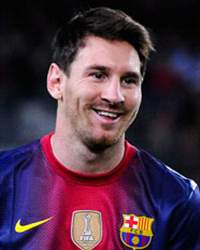
#> input picture image_processing/messi1.jpg, 200 x 250 px
$ python imageRotation.py
#> lines starting #> are read from the running program, lines starting #| are printed output that depends on the picture
import cv2
import numpy as np

img = cv2.imread('messi1.jpg',0)
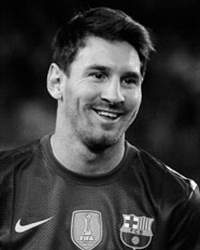
#> img: shape (250, 200); min 0, max 255, mean 59.7
rows,cols = img.shape
#> rows = 250; cols = 200

M = cv2.getRotationMatrix2D((cols/2,rows/2),90,1)
dst = cv2.warpAffine(img,M,(cols,rows))
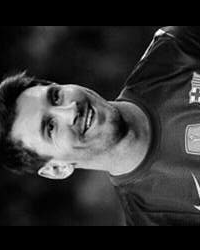
#> dst: shape (250, 200); min 0, max 255, mean 51.4

cv2.imshow('img',dst)
cv2.waitKey(0)
cv2.destroyAllWindows()
